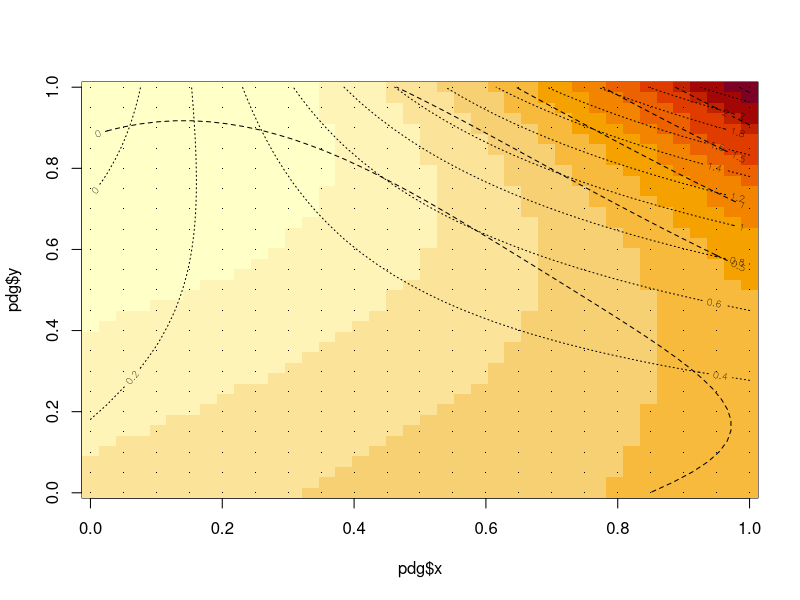
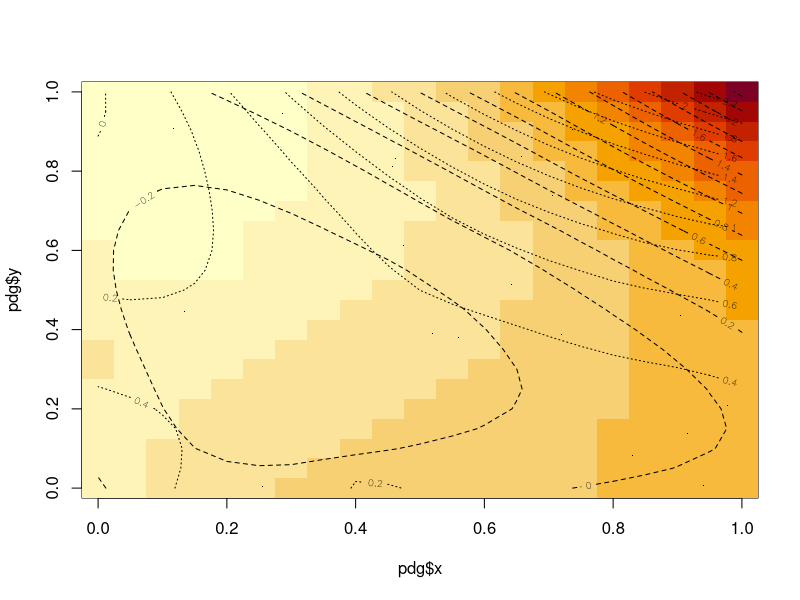

Write R code to recreate these figures, in order.
library(interp)


### Name: locpoly
### Title: Local polynomial fit.
### Aliases: locpoly
### Keywords: models regression

### ** Examples


## choose a kernel
knl <- "gaussian"

## choose global and local bandwidth 
bwg <- 0.25 # *100% of x- y-range
bwl <- 0.1  # *100% of data set

## a bivariate polynomial of degree 5:
f <- function(x,y) 0.1+ 0.2*x-0.3*y+0.1*x*y+0.3*x^2*y-0.5*y^2*x+y^3*x^2+0.1*y^5

## degree of model
dg=3 

## part 1:
## regular gridded data:
ng<- 21 # x/y size of a square data grid

## build and fill the grid with the theoretical values:

xg<-seq(0,1,length=ng)
yg<-seq(0,1,length=ng)

# xg and yg as matrix matching fg
nx <- length(xg)
ny <- length(yg)
xx <- t(matrix(rep(xg,ny),nx,ny))
yy <- matrix(rep(yg,nx),ny,nx)

fg   <- outer(xg,yg,f)

## local polynomial estimate
## global bw:
ttg <- system.time(pdg <- locpoly(xg,yg,fg,
  input="grid", pd="all", h=c(bwg,bwg), solver="QR", degree=dg, kernel=knl))
## time used:
ttg

## local bw:
ttl <- system.time(pdl <- locpoly(xg,yg,fg,
  input="grid", pd="all", h=bwl, solver="QR", degree=dg, kernel=knl))
## time used:
ttl

image(pdg$x,pdg$y,pdg$z)
contour(pdl$x,pdl$y,pdl$zx,add=TRUE,lty="dotted")
contour(pdl$x,pdl$y,pdl$zy,add=TRUE,lty="dashed")
points(xx,yy,pch=".")


## part 2:
## irregular data,
## results will not be as good as with the regular 21*21=231 points.

nd<- 41 # size of data set

## random irregular data
oldseed <- set.seed(42)
x<-runif(ng)
y<-runif(ng)
set.seed(oldseed)

z <- f(x,y)

## global bw:
ttg <- system.time(pdg <- interp::locpoly(x,y,z, xg,yg, pd="all",
  h=c(bwg,bwg), solver="QR", degree=dg,kernel=knl))

ttg

## local bw:
ttl <- system.time(pdl <- interp::locpoly(x,y,z, xg,yg, pd="all",
  h=bwl, solver="QR", degree=dg,kernel=knl))

ttl

image(pdg$x,pdg$y,pdg$z)
contour(pdl$x,pdl$y,pdl$zx,add=TRUE,lty="dotted")
contour(pdl$x,pdl$y,pdl$zy,add=TRUE,lty="dashed")
points(x,y,pch=".")
